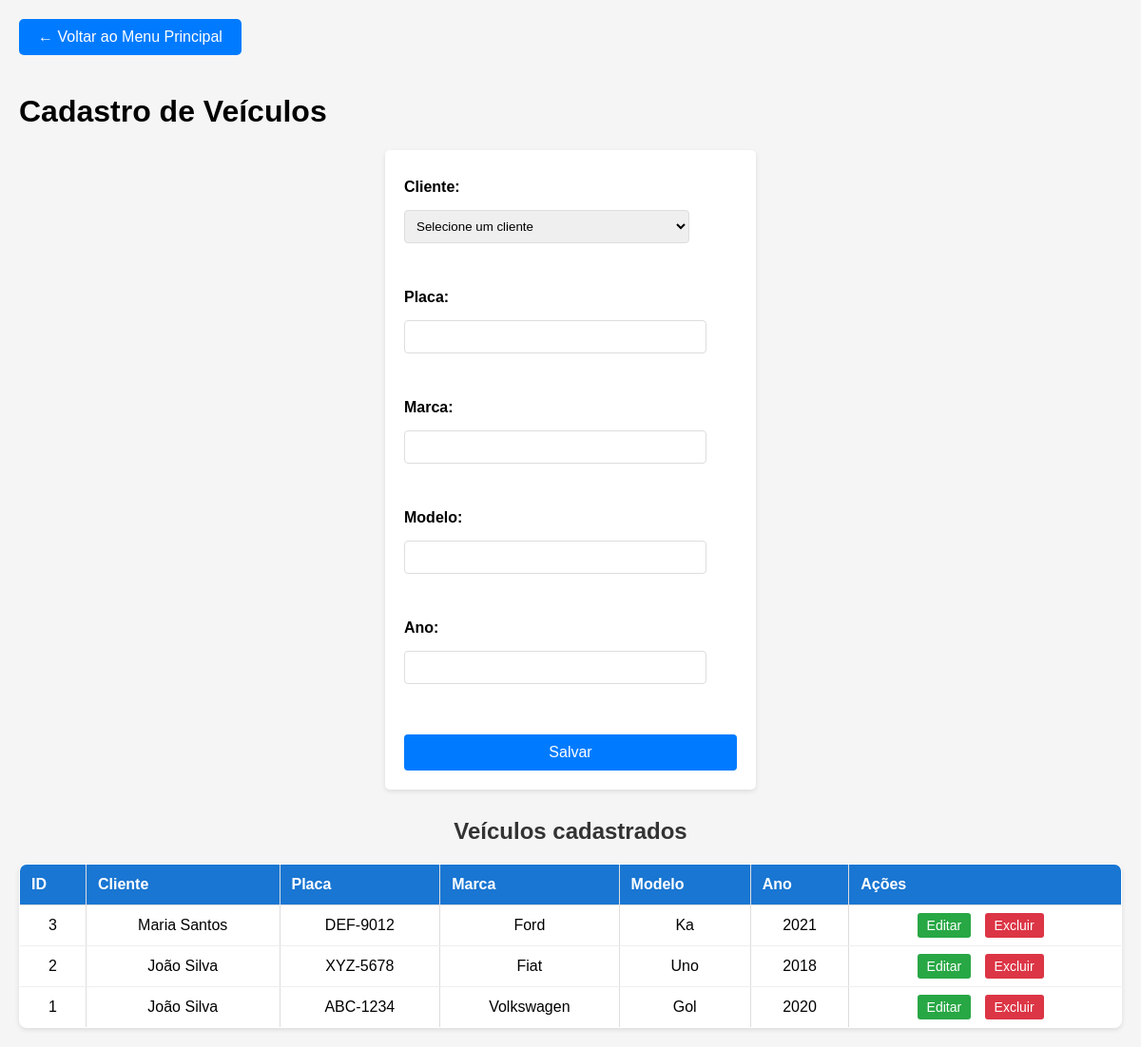
Before: /view/indexV.php with the older database file.
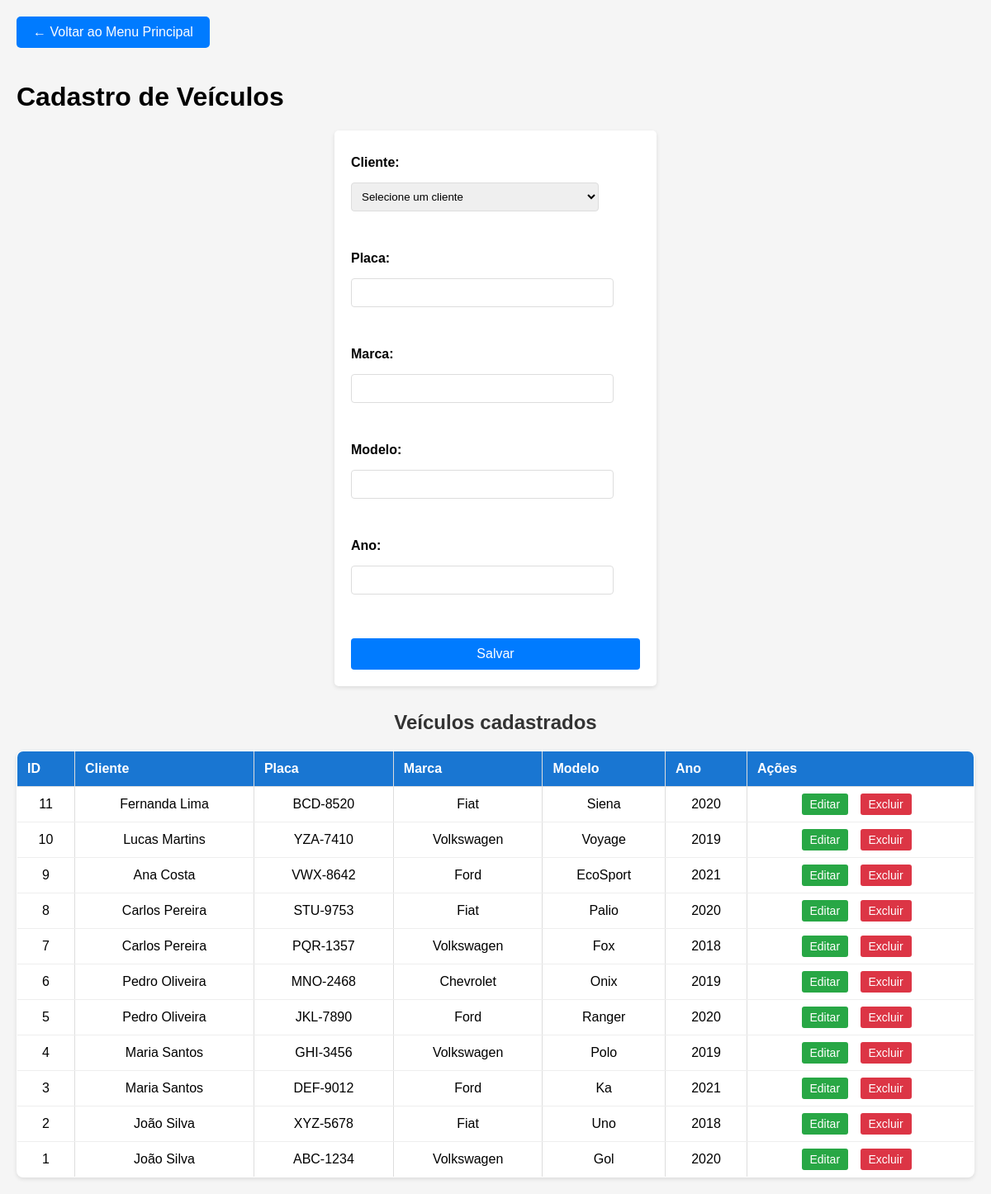
After: the same page with the newer database file.
### tables this page shows
CREATE TABLE VEICULO (
    ID_VEICULO INT AUTO_INCREMENT PRIMARY KEY,
    ID_CLIENTE INT NOT NULL,
    PLACA VARCHAR(10) NOT NULL,
    MARCA VARCHAR(50),
    MODELO VARCHAR(50),
    ANO INT,
    FOREIGN KEY (ID_CLIENTE) REFERENCES CLIENTE(ID_CLIENTE)
);

CREATE TABLE CLIENTE (
    ID_CLIENTE INT AUTO_INCREMENT PRIMARY KEY,
    NOME_CLIENTE VARCHAR(100) NOT NULL,
    TELEFONE_CLIENTE VARCHAR(20),
    DOCUMENTO VARCHAR(20),
    ENDERECO_CLIENTE VARCHAR(200),
    EMAIL VARCHAR(100)
);

### model/ClienteDAO.php (called while the page is built, shortened)
<?php
require_once __DIR__ . '/Connection.php';
require_once __DIR__ . '/Cliente.php';
class ClienteDAO {
    public function listar() {
        try {
            $sql = "SELECT * FROM CLIENTE";
            $stmt = Connection::getInstance()->query($sql);
            $lista = [];
            while ($row = $stmt->fetch(PDO::FETCH_ASSOC)) {
                $lista[] = new Cliente(
                    $row['NOME_CLIENTE'],
                    $row['TELEFONE_CLIENTE'],
                    $row['DOCUMENTO'],
                    $row['ENDERECO_CLIENTE'],
                    $row['ID_CLIENTE']
                );
            }
            return $lista;
        } catch (PDOException $e) {
            throw new Exception("Erro ao listar clientes: " . $e->getMessage());
        }
    }
}

### model/Connection.php (called while the page is built)
<?php
class Connection {
    private static $instance = null;
    public static function getInstance() {
        if (!self::$instance) {
            try {
                $host = 'localhost';
                $dbname = 'OFICINA';
                $user = 'root';
                $pass = 'Charlo2025@';
                self::$instance = new PDO(
                    "mysql:host=$host;dbname=$dbname;charset=utf8mb4",
                    $user,
                    $pass
                );
                self::$instance->setAttribute(PDO::ATTR_ERRMODE, PDO::ERRMODE_EXCEPTION);
            } catch (PDOException $e) {
                die("Erro ao conectar ao MySQL: " . $e->getMessage());
            }
        }
        return self::$instance;
    }
}
?>

### model/Veiculo.php (called while the page is built, shortened)
<?php
class Veiculo {
    private $id;
    private $idCliente;
    private $placa;
    private $marca;
    private $modelo;
    private $ano;
    public function __construct($idCliente, $placa, $marca, $modelo, $ano, $cor = null, $chassi = null, $dataCadastro = null, $id = null) {
        $this->id = $id;
        $this->idCliente = $idCliente;
        $this->placa = $placa;
        $this->marca = $marca;
        $this->modelo = $modelo;
        $this->ano = $ano;
    }
    public function getId() { return $this->id; }
    public function getIdCliente() { return $this->idCliente; }
    public function getPlaca() { return $this->placa; }
    public function getMarca() { return $this->marca; }
    public function getModelo() { return $this->modelo; }
    public function getAno() { return $this->ano; }
}

### model/VeiculoDAO.php (called while the page is built, shortened)
<?php
require_once __DIR__ . '/Connection.php';
require_once __DIR__ . '/Veiculo.php';
class VeiculoDAO {
    private $conn;
    public function __construct() {
        $this->conn = Connection::getInstance();
    }
    public function listar() {
        try {
            $sql = "SELECT * FROM VEICULO ORDER BY ID_VEICULO DESC";
            $stmt = $this->conn->query($sql);
            $lista = [];
            while ($row = $stmt->fetch(PDO::FETCH_ASSOC)) {
                $lista[] = new Veiculo(
                    $row['ID_CLIENTE'],
                    $row['PLACA'],
                    $row['MARCA'],
                    $row['MODELO'],
                    $row['ANO'],
                    null,
                    null,
                    null,
                    $row['ID_VEICULO']
                );
            }
            return $lista;
        } catch (PDOException $e) {
            throw new Exception("Erro ao listar veículos: " . $e->getMessage());
        }
    }
}

### controller/VeiculoController.php (called while the page is built, shortened)
<?php
require_once __DIR__ . '/../model/VeiculoDAO.php';
require_once __DIR__ . '/../model/Veiculo.php';
class VeiculoController {
    private $dao;
    public function __construct() {
        $this->dao = new VeiculoDAO();
    }
    public function listar() {
        return $this->dao->listar();
    }
}

### model/Cliente.php (called while the page is built, shortened)
<?php
class Cliente {
    private $nome;
    public function __construct($nome, $telefone, $documento, $endereco, $id = null) {
        $this->nome = $nome;
    }
    public function getNome() { return $this->nome; }
}

### view/indexV.php (the view, shortened to what the changed rows need)
<?php
require_once __DIR__ . '/../Controller/VeiculoController.php';
require_once __DIR__ . '/../model/ClienteDAO.php';
$controller = new VeiculoController();
$clienteDAO = new ClienteDAO();
$lista = $controller->listar();
$clientes = $clienteDAO->listar();
?>
<!DOCTYPE html>
<html lang="pt-br">
<head>
    <link rel="stylesheet" href="style.css">
</head>
<body>
<div class="header">
    <h1>Cadastro de Veículos</h1>
</div>
<h2>Veículos cadastrados</h2>
<?php if (empty($lista)): ?>
    <p>Nenhum veículo cadastrado ainda.</p>
<?php else: ?>
    <table border="1">
        <tr>
            <th>ID</th>
            <th>Cliente</th>
            <th>Placa</th>
            <th>Marca</th>
            <th>Modelo</th>
            <th>Ano</th>
            <th>Ações</th>
        </tr>
        <?php
        $clientesPorId = [];
        foreach ($clientes as $c) {
            $clientesPorId[$c->getId()] = $c;
        }
        foreach ($lista as $v):
            $clienteVeiculo = isset($clientesPorId[$v->getIdCliente()]) ? $clientesPorId[$v->getIdCliente()] : null;
        ?>
        <tr>
            <td><?= htmlspecialchars($v->getId()) ?></td>
            <td><?= $clienteVeiculo ? htmlspecialchars($clienteVeiculo->getNome()) : 'ID: ' . $v->getIdCliente() ?></td>
            <td><?= htmlspecialchars($v->getPlaca()) ?></td>
            <td><?= htmlspecialchars($v->getMarca()) ?></td>
            <td><?= htmlspecialchars($v->getModelo()) ?></td>
            <td><?= htmlspecialchars($v->getAno()) ?></td>
            <td class="acoes">
                <a href="?edit=<?= $v->getId() ?>" class="btn-editar">Editar</a>
                <a href="?delete=<?= $v->getId() ?>" class="btn-excluir"
                   onclick="return confirm('Tem certeza que deseja excluir este veículo?');">Excluir</a>
            </td>
        </tr>
        <?php endforeach; ?>
    </table>
<?php endif; ?>
</body>
</html>

Changed rows visible on the page:
added veiculo: ID_VEICULO "11", ID_CLIENTE.NOME_CLIENTE "Fernanda Lima", PLACA "BCD-8520", MARCA "Fiat", MODELO "Siena", ANO "2020"
added veiculo: ID_VEICULO "10", ID_CLIENTE.NOME_CLIENTE "Lucas Martins", PLACA "YZA-7410", MARCA "Volkswagen", MODELO "Voyage", ANO "2019"
added veiculo: ID_VEICULO "9", ID_CLIENTE.NOME_CLIENTE "Ana Costa", PLACA "VWX-8642", MARCA "Ford", MODELO "EcoSport", ANO "2021"
added veiculo: ID_VEICULO "8", ID_CLIENTE.NOME_CLIENTE "Carlos Pereira", PLACA "STU-9753", MARCA "Fiat", MODELO "Palio", ANO "2020"
added veiculo: ID_VEICULO "7", ID_CLIENTE.NOME_CLIENTE "Carlos Pereira", PLACA "PQR-1357", MARCA "Volkswagen", MODELO "Fox", ANO "2018"
added veiculo: ID_VEICULO "6", ID_CLIENTE.NOME_CLIENTE "Pedro Oliveira", PLACA "MNO-2468", MARCA "Chevrolet", MODELO "Onix", ANO "2019"
added veiculo: ID_VEICULO "5", ID_CLIENTE.NOME_CLIENTE "Pedro Oliveira", PLACA "JKL-7890", MARCA "Ford", MODELO "Ranger", ANO "2020"
added veiculo: ID_VEICULO "4", ID_CLIENTE.NOME_CLIENTE "Maria Santos", PLACA "GHI-3456", MARCA "Volkswagen", MODELO "Polo", ANO "2019"
